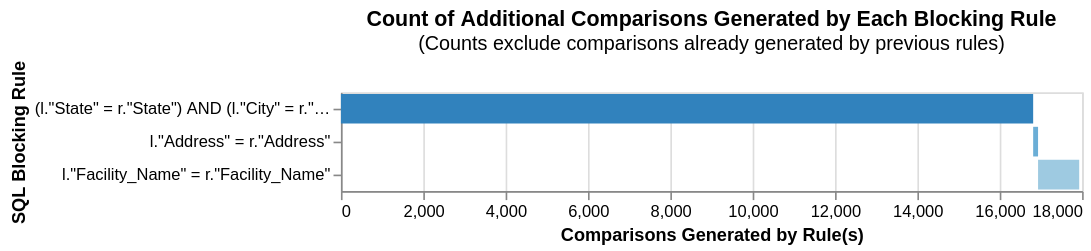

This figure's notebook cell:
### Markdown cell above
### Counting the number of comparisons created by a list of blocking rules

### Code cell
blocking_rules = [blocking_rule_1, blocking_rule_2, blocking_rule_3]
linker.cumulative_num_comparisons_from_blocking_rules_chart(blocking_rules)

### Figure 1 — Vega-Lite specification as saved in the notebook (floating-point values rounded to 4 significant figures)
{"config": {"view": {"continuousWidth": 300, "continuousHeight": 300}}, "data": {"name": "data-715d1d06e64c1cf91cdb48f9a998832f"}, "mark": "bar", "encoding": {"color": {"field": "rule", "legend": null, "scale": {"scheme": "category20c"}}, "order": {"field": "cumulative_rows"}, "tooltip": [{"field": "rule", "title": "SQL Condition", "type": "nominal"}, {"field": "row_count", "format": ",", "title": "Comparisons Generated", "type": "quantitative"}, {"field": "cumulative_rows", "format": ",", "title": "Cumulative Comparisons", "type": "quantitative"}, {"field": "cartesian", "format": ",", "title": "Cartesian Product of Input Data", "type": "quantitative"}, {"field": "reduction_ratio", "title": "Reduction Ratio (cumulative rows/cartesian product)", "type": "nominal"}], "x": {"field": "start", "title": "Comparisons Generated by Rule(s)", "type": "quantitative"}, "x2": {"field": "cumulative_rows"}, "y": {"field": "rule", "sort": ["-x2"], "title": "SQL Blocking Rule"}}, "height": {"step": 20}, "title": {"text": "Count of Additional Comparisons Generated by Each Blocking Rule", "subtitle": "(Counts exclude comparisons already generated by previous rules)"}, "width": 450, "$schema": "https://vega.github.io/schema/vega-lite/v5.9.3.json", "datasets": {"data-715d1d06e64c1cf91cdb48f9a998832f": [{"row_count": 16812, "rule": "(l.\"State\" = r.\"State\") AND (l.\"City\" = r.\"City\")", "cumulative_rows": 16812, "cartesian": 32284630, "reduction_ratio": "The rolling reduction ratio with your given blocking rule(s) is 0.999479. This represents the reduction in the total number of comparisons due to your rule(s).", "start": 0}, {"row_count": 119, "rule": "l.\"Address\" = r.\"Address\"", "cumulative_rows": 16931, "cartesian": 32284630, "reduction_ratio": "The rolling reduction ratio with your given blocking rule(s) is 0.999476. This represents the reduction in the total number of comparisons due to your rule(s).", "start": 16812}, {"row_count": 999, "rule": "l.\"Facility_Name\" = r.\"Facility_Name\"", "cumulative_rows": 17930, "cartesian": 32284630, "reduction_ratio": "The rolling reduction ratio with your given blocking rule(s) is 0.999445. This represents the reduction in the total number of comparisons due to your rule(s).", "start": 16931}]}}
